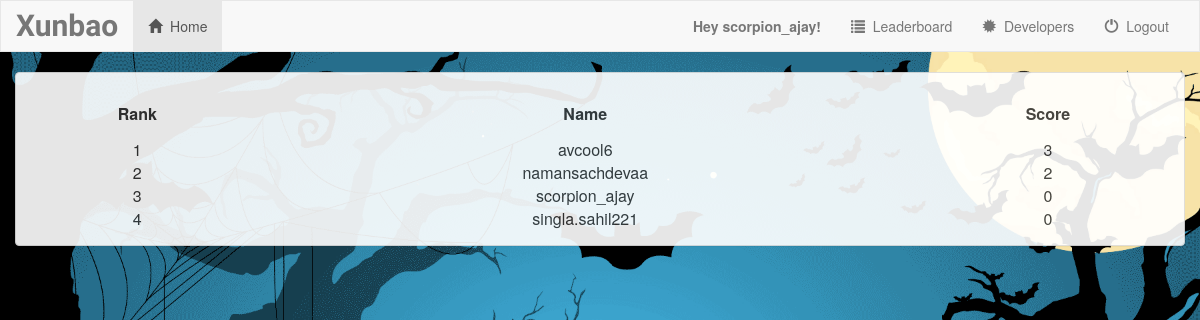
Page /leaderboard/ (signed in) on the committed database.
### myapp/models.py (models this page shows)
class Profile(models.Model):
    user = models.OneToOneField(User, on_delete=models.CASCADE)
    solved = models.IntegerField(default=1)
    timetaken = models.DateTimeField(default=datetime.now)
    class Meta:
        ordering = ['-solved', 'timetaken']

### myapp/views.py (the view)
# urls.py: url(r'^leaderboard/$', views.leaderboard, name='leaderboard'),
def leaderboard(request):
    profiles = Profile.objects.all()
    return render(request, 'myapp/leaderboard.html', {
        'profiles': profiles,
    })

### myapp/templates/myapp/leaderboard.html
{% extends 'myapp/base.html' %}
{% block body %}
<div class="container-fluid" style="opacity: 0.9">
    <div class="panel panel-default">
        <div class="panel-body">
            <table class="responsive">
                <thead>
                  <tr>
                      <th>Rank</th>
                      <th>Name</th>
                      <th>Score</th>
                  </tr>
                </thead>
                <tbody>
                    {% for profile in profiles %}
                    <tr>
                        <td>
                            {{ forloop.counter }}
                        </td>
                        <td>
                            {{ profile.user.username }}
                        </td>
                        <td>
                            {{ profile.solved|add:"-1" }}
                        </td>
                    </tr>
                    {% endfor %}
                </tbody>
            </table>
        </div>
    </div>
</div>
{% endblock %}

### myapp/templates/myapp/base.html (shortened to what this page needs)
{%load static%}
<html lang="en">
<head>
    {% load staticfiles %}
    <link rel="stylesheet" href="//maxcdn.bootstrapcdn.com/bootstrap/3.2.0/css/bootstrap.min.css">
    <link rel="stylesheet" type="text/css" href="{% static 'css/style.css' %}">
</head>
<body style="background: url('{% static 'images/bg2.gif' %}'); background-repeat: no-repeat; background-attachment: fixed; background-size: cover;" >
    <nav class="navbar navbar-default">
        <div class="container-fluid">
            <div class="navbar-header">
                <a class="navbar-brand" href="{% url 'myapp:index' %}" style="font-size: 30px;"><strong>Xunbao</strong></a>
            </div>
            <div class="collapse navbar-collapse" id="topNavBar">
                <ul class="nav navbar-nav">
                    <li class="active">
                        <a href="{% url 'myapp:index' %}">
                            <span class="glyphicon glyphicon-home" aria-hidden="true"></span>&nbsp; Home
                        </a>
                    </li>
                </ul>
                <ul class="nav navbar-nav navbar-right">
                    <li class="">
                    {% if request.user.is_authenticated %}
                        <a href="">
                            <strong>Hey {{ user.username }}! </strong>
                        </a>
                    {% endif %}
                    </li>
                    <li class="">
                        <a href="{% url 'myapp:leaderboard' %}">
                            <span class="glyphicon glyphicon-list" aria-hidden="true"></span>&nbsp; Leaderboard
                        </a>
                    </li>
                    <li class="">
                        <a href="{% url 'myapp:developers' %}">
                            <span class="glyphicon glyphicon-certificate" aria-hidden="true"></span>&nbsp; Developers
                        </a>
                    </li>
                    <li class="">
                        {% block loga %}<a href="{% url 'myapp:logout' %}">{% endblock %}
                            {% block log %}{% if request.user.is_authenticated %}<span class="glyphicon glyphicon-off" aria-hidden="true"></span>&nbsp; Logout{% endif %}{% endblock %}
                        </a>
                    </li>
                </ul>
            </div>
        </div>
    </nav>
    {% block body %}
    {% endblock %}
</body>
</html>

### static/myapp/style.css (style rules this page uses)
body { background: url("images/bg2.gif"); background-size: 100% 100%; }
.navbar { border-radius: 0; }
.navbar-brand { font-family: 'Satisfy', cursive; }
table { width: 100%; }
th { text-align: center; height: 50px; }
td { text-align: center; }

### rows in the picture
Profile: user.username "avcool6", solved|add "3"
Profile: user.username "namansachdevaa", solved|add "2"
Profile: user.username "scorpion_ajay", solved|add "0"
Profile: user.username "singla.sahil221", solved|add "0"

### other values in the picture
{{ user.username }} "scorpion_ajay"
